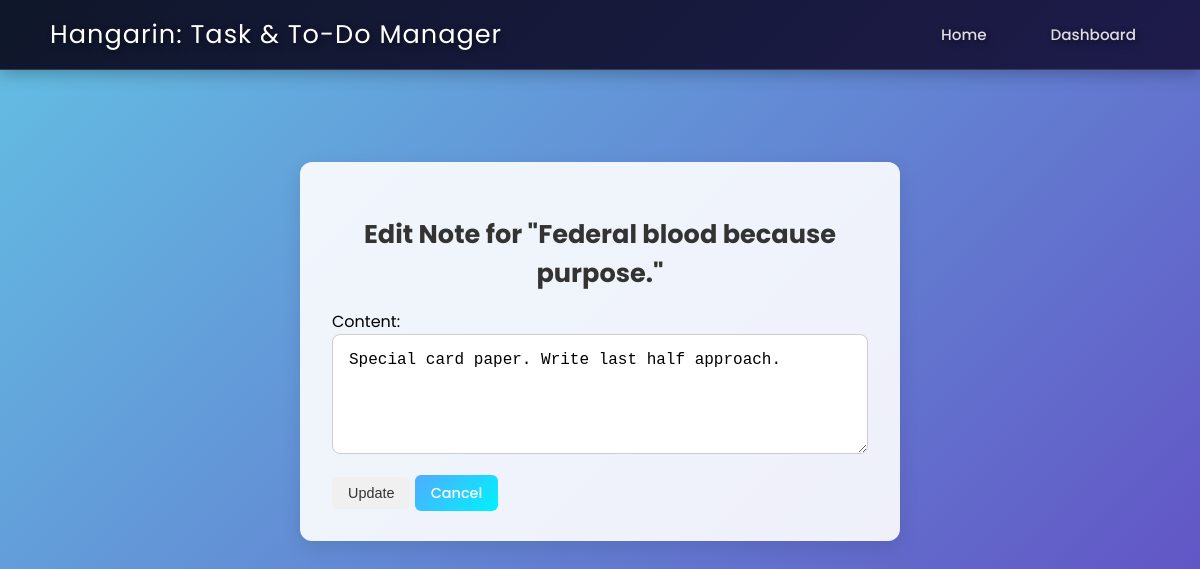
The app's page /task_list/45/notes/6/edit/ with its own data.
### tasktodomanager/models.py (models this page shows, shortened)
class BaseModel(models.Model):
    created_at = models.DateTimeField(auto_now_add=True, db_index=True)
    updated_at = models.DateTimeField(auto_now=True)
    class Meta:
        abstract = True

class Task(BaseModel):
    title = models.CharField(max_length=255)
    description = models.TextField()
    deadline = models.DateTimeField()
    status = models.CharField(
        max_length=50,
        choices=[
            ("Pending", "Pending"),
            ("In Progress", "In Progress"),
            ("Completed", "Completed"),
        ],
        default="Pending"
    )
    category = models.ForeignKey(Category, on_delete=models.CASCADE)
    priority = models.ForeignKey(Priority, on_delete=models.CASCADE)

class Note(BaseModel):
    task = models.ForeignKey(Task, on_delete=models.CASCADE)
    content = models.TextField()

### tasktodomanager/views.py (the view, shortened to what this page needs)
# urls.py: path('task_list/<int:task_id>/notes/<int:pk>/edit/', NoteUpdateView.as_view(), name='note-update'),
class NoteUpdateView(UpdateView):
    model = Note
    form_class = NoteUpdateForm
    template_name = 'note_form.html'
    context_object_name = 'note'
    def get_context_data(self, **kwargs):
        context = super().get_context_data(**kwargs)
        context['task'] = self.object.task
        return context

### tasktodomanager/forms.py
class NoteUpdateForm(forms.ModelForm):
    class Meta:
        model = Note
        fields = ['content']
        widgets = {
            'content': forms.Textarea(attrs={
                'class': 'note-input',
                'rows': 4,
            }),
        }

### templates/note_form.html (shortened to what this page needs)
{% extends 'base.html' %}
{% block content %}
<div class="note-form-container">
  <h2 class="note-form-title">
    {% if object %}Edit Note{% else %}Add Note{% endif %} for "{{ task.title }}"
  </h2>
  <form method="post" class="note-form">
    {{ form.as_p }}
    <button type="submit" class="btn btn-secondary">
      {% if object %}Update{% else %}Save{% endif %}
    </button>
    <a href="{% url 'notes-list' task_id=task.id %}" class="btn btn-primary">Cancel</a>
  </form>
</div>
{% endblock %}

### static/CSS/style.css (style rules this page uses)
*, *::before, *::after { box-sizing: border-box; }
body { margin: 0; font-family: 'Poppins', sans-serif; background: linear-gradient(135deg, #63c0e3 0%, #6248c2 100%); min-height: 100dvh; overflow-x: hidden; overflow-y: auto; background-attachment: fixed; }
.btn { padding: 0.5rem 1rem; border-radius: 6px; text-decoration: none; font-size: 0.9rem; font-weight: 500; text-align: center; border: none; cursor: pointer; }
.btn-primary { background: linear-gradient(135deg, #4facfe, #00f2fe); color: #fff; }
.btn-secondary { background: #f0f0f0; color: #333; }
.note-form-container { width: 90%; max-width: 600px; margin: 2rem auto; padding: clamp(1.2rem, 5vw, 2rem); background: rgba(255, 255, 255, 0.9); border-radius: 12px; box-shadow: 0 6px 20px rgba(0,0,0,0.1); }
.note-form-title { font-size: clamp(1.4rem, 4vw, 1.6rem); margin-bottom: 1rem; text-align: center; color: #333; }
.note-form textarea { width: 100%; padding: 1rem; border: 1px solid #ccc; border-radius: 8px; resize: vertical; font-size: 16px; min-height: 120px; }
button { padding: 12px 25px; border: 0; border-radius: 100px; background-color: #2ba8fb; color: #ffffff; font-weight: Bold; transition: all 0.3s ease; cursor: pointer; }

### records on screen
Task: title "Federal blood because purpose."
Note: content "Special card paper. Write last half approach."
